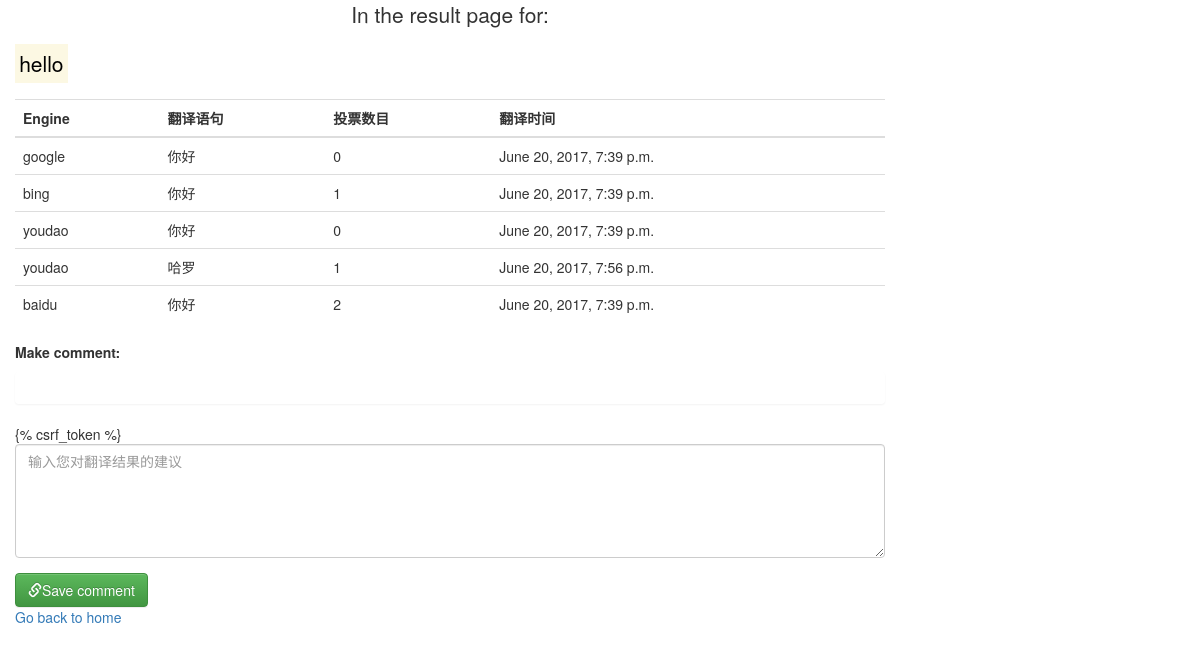
/result/220/, run on the app's committed database.
### polls/models.py (models this page shows, shortened)
class TransSource(models.Model):
    trans_source = models.TextField(null=True)
    trans_source_lang = models.CharField(max_length=2, null=True)
    trans_output_lang = models.CharField(max_length=2, null=True)

class TransResult(models.Model):
    trans_source = models.ForeignKey(TransSource, null=True, on_delete=models.CASCADE)
    trans_engine = models.CharField(max_length=10, null=True)

class TransHistory(models.Model):
    trans_result = models.ForeignKey(TransResult, null=True, on_delete=models.CASCADE)
    trans_content = models.TextField(null=True)
    trans_time = models.DateTimeField(null=True, blank=True)
    vote_result = models.IntegerField(default=0)
    vote_time = models.DateTimeField(null=True, blank=True)
    bogus_score = models.CharField(max_length=100, null=True)

### polls/views.py (the view, shortened to what this page needs)
def result(request, voteresult_id):
    selected_trans = get_object_or_404(TransHistory, pk=voteresult_id)
    source = selected_trans.trans_result.trans_source
    all_trans_result = source.transresult_set
    try:
        comment = request.POST['comment']
    except KeyError:
        return render(request, 'polls/result.html', {'all_trans_result': all_trans_result,
                                                     'source': source.trans_source, 'id': voteresult_id,
                                                     'not_submitted': True})

### polls/templates/polls/result.html (shortened to what this page needs)
<!DOCTYPE html>
<html lang="zh-CN" class="gr__getbootstrap_com">
<head>
    <link rel="stylesheet" href="https://maxcdn.bootstrapcdn.com/bootstrap/3.3.7/css/bootstrap.min.css"
>
    <link rel="stylesheet" href="https://maxcdn.bootstrapcdn.com/bootstrap/3.3.7/css/bootstrap-theme.min.css"
>
</head>
<body>
<div class="col-md-9" role="main">
    <table class="table">
        <p class="lead text-center">In the result page for:</p>
        <p class="lead">
            <mark>{{ source }}</mark>
        </p>
        <thread>
            <tr>
                <th>Engine</th>
                <th>翻译语句</th>
                <th>投票数目</th>
                <th>翻译时间</th>
            </tr>
            <tbody>
            {% for tran in all_trans_result.all %}
            {% for each in tran.transhistory_set.all %}
            <tr>
                <td>{{ tran.trans_engine }}</td>
                <td>{{ each.trans_content }}</td>
                <td>{{ each.vote_result }}</td>
                <td>{{ each.trans_time }}</td>
            </tr>
            {% endfor %}
            {% endfor %}
            </tbody>
        </thread>
    </table>
    <p><strong>Make comment:</strong></p>
    <div class="alert" id="status">
    </div>
    {% if not_submitted %}
    <form id="comment_form" class="search-wraper" role="search" action="/result/{{ id }}/" method="POST">{% csrf_token
        %}
        <div class="form-group">
                <textarea id="comment_area" maxlength="3000" type="text" name="comment" class="form-control" rows=5
                          cols=20
                          placeholder="输入您对翻译结果的建议">{{ comment }}</textarea>
        </div>
        <button type="submit" class="btn btn-success btn-circle btn-xl"><i class="glyphicon glyphicon-link"></i>Save
            comment
        </button>
    </form>
    {% endif %}
    <a href="/">Go back to home</a>
</div>
</body>
</html>

### data on the page
TransSource: trans_source "hello"
TransResult: trans_engine "google"
TransHistory: trans_content "你好", vote_result "0", trans_time "June 20, 2017, 7:39 p.m."
TransResult: trans_engine "bing"
TransHistory: trans_content "你好", vote_result "1", trans_time "June 20, 2017, 7:39 p.m."
TransResult: trans_engine "youdao"
TransHistory: trans_content "你好", vote_result "0", trans_time "June 20, 2017, 7:39 p.m."
TransHistory: trans_content "哈罗", vote_result "1", trans_time "June 20, 2017, 7:56 p.m."
TransResult: trans_engine "baidu"
TransHistory: trans_content "你好", vote_result "2", trans_time "June 20, 2017, 7:39 p.m."
